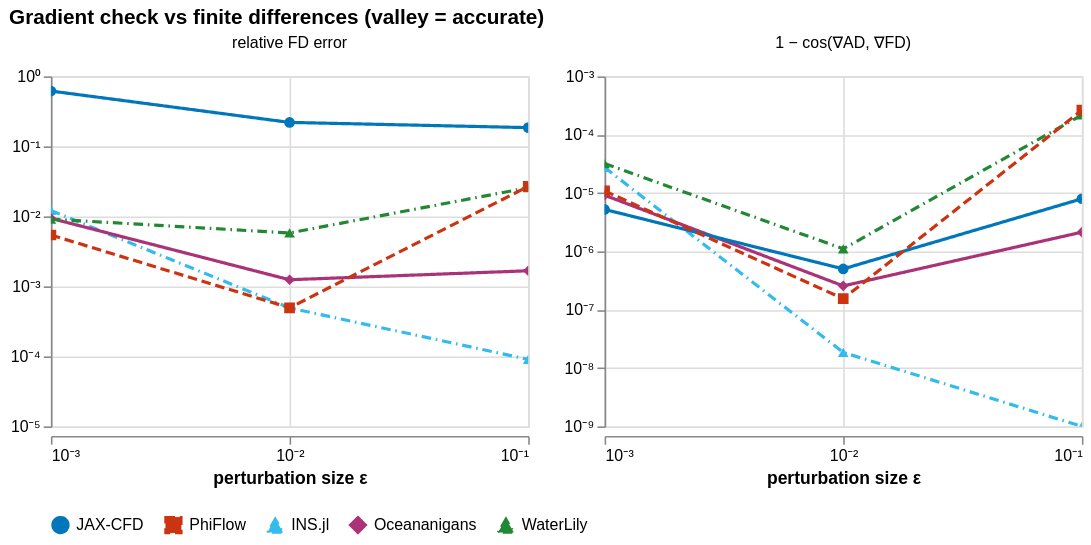

Write a Vega-Lite specification for this figure.
### Vega-Lite specification from a JSON file in a GitHub repository (floating-point values rounded to 4 significant figures)
{"config": {"view": {"continuousWidth": 300, "continuousHeight": 300}}, "data": {"name": "data-bf88c528ed23d8ac99bd2c82dbc4412c"}, "facet": {"column": {"field": "metric", "sort": ["relative FD error", "1 − cos(∇AD, ∇FD)"], "title": null, "type": "nominal"}}, "spec": {"layer": [{"layer": [{"mark": {"type": "line", "strokeWidth": 2}, "encoding": {"color": {"field": "solver", "legend": {"columns": 6, "direction": "horizontal", "orient": "bottom", "title": null}, "scale": {"domain": ["JAX-CFD", "PhiFlow", "INS.jl", "Oceananigans", "WaterLily"], "range": ["#0077BB", "#CC3311", "#33BBEE", "#AA3377", "#228833"]}, "sort": ["JAX-CFD", "PhiFlow", "INS.jl", "Oceananigans", "WaterLily"], "type": "nominal"}, "opacity": {"condition": {"param": "param_a00d736934838374", "value": 1.0}, "value": 0.12}, "strokeDash": {"field": "solver", "legend": null, "scale": {"domain": ["JAX-CFD", "PhiFlow", "INS.jl", "Oceananigans", "WaterLily"], "range": [[1, 0], [6, 3], [6, 3, 1, 3], [1, 0], [6, 3, 1, 3]]}, "type": "nominal"}, "tooltip": [{"field": "solver", "type": "nominal"}, {"field": "eps", "format": ".0e", "title": "ε", "type": "quantitative"}, {"field": "metric", "type": "nominal"}, {"field": "value", "format": ".3e", "type": "quantitative"}], "x": {"axis": {"labelExpr": "datum.value == 1e-16 ? '10⁻¹⁶' : datum.value == 1e-15 ? '10⁻¹⁵' : datum.value == 1e-14 ? '10⁻¹⁴' : datum.value == 1e-13 ? '10⁻¹³' : datum.value == 1e-12 ? '10⁻¹²' : datum.value == 1e-11 ? '10⁻¹¹' : datum.value == 1e-10 ? '10⁻¹⁰' : datum.value == 1e-09 ? '10⁻⁹' : datum.value == 1e-08 ? '10⁻⁸' : datum.value == 1e-07 ? '10⁻⁷' : datum.value == 1e-06 ? '10⁻⁶' : datum.value == 1e-05 ? '10⁻⁵' : datum.value == 0.0001 ? '10⁻⁴' : datum.value == 0.001 ? '10⁻³' : datum.value == 0.01 ? '10⁻²' : datum.value == 0.1 ? '10⁻¹' : datum.value == 1.0 ? '10⁰' : datum.value == 10.0 ? '10¹' : datum.value == 100.0 ? '10²' : datum.value == 1000.0 ? '10³' : datum.value == 10000.0 ? '10⁴' : datum.value == 100000.0 ? '10⁵' : datum.value == 1000000.0 ? '10⁶' : datum.value == 10000000.0 ? '10⁷' : datum.value == 100000000.0 ? '10⁸' : ''", "title": "perturbation size ε", "values": [1e-16, 1e-15, 1e-14, 1e-13, 1e-12, 1e-11, 1e-10, 1e-09, 1e-08, 1e-07, 1e-06, 1e-05, 0.0001, 0.001, 0.01, 0.1, 1.0, 10.0, 100.0, 1000.0, 10000.0, 100000.0, 1000000.0, 10000000.0, 100000000.0]}, "field": "eps", "scale": {"type": "log"}, "type": "quantitative"}, "y": {"axis": {"labelExpr": "datum.value == 1e-16 ? '10⁻¹⁶' : datum.value == 1e-15 ? '10⁻¹⁵' : datum.value == 1e-14 ? '10⁻¹⁴' : datum.value == 1e-13 ? '10⁻¹³' : datum.value == 1e-12 ? '10⁻¹²' : datum.value == 1e-11 ? '10⁻¹¹' : datum.value == 1e-10 ? '10⁻¹⁰' : datum.value == 1e-09 ? '10⁻⁹' : datum.value == 1e-08 ? '10⁻⁸' : datum.value == 1e-07 ? '10⁻⁷' : datum.value == 1e-06 ? '10⁻⁶' : datum.value == 1e-05 ? '10⁻⁵' : datum.value == 0.0001 ? '10⁻⁴' : datum.value == 0.001 ? '10⁻³' : datum.value == 0.01 ? '10⁻²' : datum.value == 0.1 ? '10⁻¹' : datum.value == 1.0 ? '10⁰' : datum.value == 10.0 ? '10¹' : datum.value == 100.0 ? '10²' : datum.value == 1000.0 ? '10³' : datum.value == 10000.0 ? '10⁴' : datum.value == 100000.0 ? '10⁵' : datum.value == 1000000.0 ? '10⁶' : datum.value == 10000000.0 ? '10⁷' : datum.value == 100000000.0 ? '10⁸' : ''", "title": null, "values": [1e-16, 1e-15, 1e-14, 1e-13, 1e-12, 1e-11, 1e-10, 1e-09, 1e-08, 1e-07, 1e-06, 1e-05, 0.0001, 0.001, 0.01, 0.1, 1.0, 10.0, 100.0, 1000.0, 10000.0, 100000.0, 1000000.0, 10000000.0, 100000000.0]}, "field": "value", "scale": {"type": "log"}, "type": "quantitative"}}, "name": "view_109fea749a576884_0"}, {"mark": {"type": "point", "filled": true, "size": 45}, "encoding": {"color": {"field": "solver", "legend": {"columns": 6, "direction": "horizontal", "orient": "bottom", "title": null}, "scale": {"domain": ["JAX-CFD", "PhiFlow", "INS.jl", "Oceananigans", "WaterLily"], "range": ["#0077BB", "#CC3311", "#33BBEE", "#AA3377", "#228833"]}, "sort": ["JAX-CFD", "PhiFlow", "INS.jl", "Oceananigans", "WaterLily"], "type": "nominal"}, "opacity": {"condition": {"param": "param_a00d736934838374", "value": 1.0}, "value": 0.12}, "shape": {"field": "solver", "legend": null, "scale": {"domain": ["JAX-CFD", "PhiFlow", "INS.jl", "Oceananigans", "WaterLily"], "range": ["circle", "square", "triangle-up", "diamond", "triangle-up"]}, "type": "nominal"}, "tooltip": [{"field": "solver", "type": "nominal"}, {"field": "eps", "format": ".0e", "title": "ε", "type": "quantitative"}, {"field": "metric", "type": "nominal"}, {"field": "value", "format": ".3e", "type": "quantitative"}], "x": {"axis": {"labelExpr": "datum.value == 1e-16 ? '10⁻¹⁶' : datum.value == 1e-15 ? '10⁻¹⁵' : datum.value == 1e-14 ? '10⁻¹⁴' : datum.value == 1e-13 ? '10⁻¹³' : datum.value == 1e-12 ? '10⁻¹²' : datum.value == 1e-11 ? '10⁻¹¹' : datum.value == 1e-10 ? '10⁻¹⁰' : datum.value == 1e-09 ? '10⁻⁹' : datum.value == 1e-08 ? '10⁻⁸' : datum.value == 1e-07 ? '10⁻⁷' : datum.value == 1e-06 ? '10⁻⁶' : datum.value == 1e-05 ? '10⁻⁵' : datum.value == 0.0001 ? '10⁻⁴' : datum.value == 0.001 ? '10⁻³' : datum.value == 0.01 ? '10⁻²' : datum.value == 0.1 ? '10⁻¹' : datum.value == 1.0 ? '10⁰' : datum.value == 10.0 ? '10¹' : datum.value == 100.0 ? '10²' : datum.value == 1000.0 ? '10³' : datum.value == 10000.0 ? '10⁴' : datum.value == 100000.0 ? '10⁵' : datum.value == 1000000.0 ? '10⁶' : datum.value == 10000000.0 ? '10⁷' : datum.value == 100000000.0 ? '10⁸' : ''", "title": "perturbation size ε", "values": [1e-16, 1e-15, 1e-14, 1e-13, 1e-12, 1e-11, 1e-10, 1e-09, 1e-08, 1e-07, 1e-06, 1e-05, 0.0001, 0.001, 0.01, 0.1, 1.0, 10.0, 100.0, 1000.0, 10000.0, 100000.0, 1000000.0, 10000000.0, 100000000.0]}, "field": "eps", "scale": {"type": "log"}, "type": "quantitative"}, "y": {"axis": {"labelExpr": "datum.value == 1e-16 ? '10⁻¹⁶' : datum.value == 1e-15 ? '10⁻¹⁵' : datum.value == 1e-14 ? '10⁻¹⁴' : datum.value == 1e-13 ? '10⁻¹³' : datum.value == 1e-12 ? '10⁻¹²' : datum.value == 1e-11 ? '10⁻¹¹' : datum.value == 1e-10 ? '10⁻¹⁰' : datum.value == 1e-09 ? '10⁻⁹' : datum.value == 1e-08 ? '10⁻⁸' : datum.value == 1e-07 ? '10⁻⁷' : datum.value == 1e-06 ? '10⁻⁶' : datum.value == 1e-05 ? '10⁻⁵' : datum.value == 0.0001 ? '10⁻⁴' : datum.value == 0.001 ? '10⁻³' : datum.value == 0.01 ? '10⁻²' : datum.value == 0.1 ? '10⁻¹' : datum.value == 1.0 ? '10⁰' : datum.value == 10.0 ? '10¹' : datum.value == 100.0 ? '10²' : datum.value == 1000.0 ? '10³' : datum.value == 10000.0 ? '10⁴' : datum.value == 100000.0 ? '10⁵' : datum.value == 1000000.0 ? '10⁶' : datum.value == 10000000.0 ? '10⁷' : datum.value == 100000000.0 ? '10⁸' : ''", "title": null, "values": [1e-16, 1e-15, 1e-14, 1e-13, 1e-12, 1e-11, 1e-10, 1e-09, 1e-08, 1e-07, 1e-06, 1e-05, 0.0001, 0.001, 0.01, 0.1, 1.0, 10.0, 100.0, 1000.0, 10000.0, 100000.0, 1000000.0, 10000000.0, 100000000.0]}, "field": "value", "scale": {"type": "log"}, "type": "quantitative"}}}]}], "height": 220, "width": 300}, "params": [{"name": "param_a00d736934838374", "select": {"type": "point", "fields": ["solver"]}, "bind": "legend", "views": ["view_109fea749a576884_0"]}, {"name": "param_db82be42624d4632", "select": {"type": "interval", "encodings": ["x"]}, "bind": "scales", "views": ["view_109fea749a576884_0"]}], "resolve": {"scale": {"y": "independent"}}, "title": "Gradient check vs finite differences (valley = accurate)", "$schema": "https://vega.github.io/schema/vega-lite/v6.4.1.json", "datasets": {"data-bf88c528ed23d8ac99bd2c82dbc4412c": [{"solver": "INS.jl", "eps": 0.1, "metric": "relative FD error", "value": 9.065e-05}, {"solver": "INS.jl", "eps": 0.1, "metric": "1 − cos(∇AD, ∇FD)", "value": 1e-09}, {"solver": "INS.jl", "eps": 0.01, "metric": "relative FD error", "value": 0.0004925}, {"solver": "INS.jl", "eps": 0.01, "metric": "1 − cos(∇AD, ∇FD)", "value": 1.855e-08}, {"solver": "INS.jl", "eps": 0.001, "metric": "relative FD error", "value": 0.01213}, {"solver": "INS.jl", "eps": 0.001, "metric": "1 − cos(∇AD, ∇FD)", "value": 2.745e-05}, {"solver": "Oceananigans", "eps": 0.1, "metric": "relative FD error", "value": 0.001671}, {"solver": "Oceananigans", "eps": 0.1, "metric": "1 − cos(∇AD, ∇FD)", "value": 2.133e-06}, {"solver": "Oceananigans", "eps": 0.01, "metric": "relative FD error", "value": 0.001243}, {"solver": "Oceananigans", "eps": 0.01, "metric": "1 − cos(∇AD, ∇FD)", "value": 2.559e-07}, {"solver": "Oceananigans", "eps": 0.001, "metric": "relative FD error", "value": 0.00937}, {"solver": "Oceananigans", "eps": 0.001, "metric": "1 − cos(∇AD, ∇FD)", "value": 9.179e-06}, {"solver": "WaterLily", "eps": 0.1, "metric": "relative FD error", "value": 0.02567}, {"solver": "WaterLily", "eps": 0.1, "metric": "1 − cos(∇AD, ∇FD)", "value": 0.0002178}, {"solver": "WaterLily", "eps": 0.01, "metric": "relative FD error", "value": 0.00579}, {"solver": "WaterLily", "eps": 0.01, "metric": "1 − cos(∇AD, ∇FD)", "value": 1.105e-06}, {"solver": "WaterLily", "eps": 0.001, "metric": "relative FD error", "value": 0.009146}, {"solver": "WaterLily", "eps": 0.001, "metric": "1 − cos(∇AD, ∇FD)", "value": 3.205e-05}, {"solver": "JAX-CFD", "eps": 0.1, "metric": "relative FD error", "value": 0.1853}, {"solver": "JAX-CFD", "eps": 0.1, "metric": "1 − cos(∇AD, ∇FD)", "value": 7.975e-06}, {"solver": "JAX-CFD", "eps": 0.01, "metric": "relative FD error", "value": 0.22}, {"solver": "JAX-CFD", "eps": 0.01, "metric": "1 − cos(∇AD, ∇FD)", "value": 5.007e-07}, {"solver": "JAX-CFD", "eps": 0.001, "metric": "relative FD error", "value": 0.6173}, {"solver": "JAX-CFD", "eps": 0.001, "metric": "1 − cos(∇AD, ∇FD)", "value": 5.24e-06}, {"solver": "PhiFlow", "eps": 0.1, "metric": "relative FD error", "value": 0.02679}, {"solver": "PhiFlow", "eps": 0.1, "metric": "1 − cos(∇AD, ∇FD)", "value": 0.000263}, {"solver": "PhiFlow", "eps": 0.01, "metric": "relative FD error", "value": 0.0004941}, {"solver": "PhiFlow", "eps": 0.01, "metric": "1 − cos(∇AD, ∇FD)", "value": 1.547e-07}, {"solver": "PhiFlow", "eps": 0.001, "metric": "relative FD error", "value": 0.005426}, {"solver": "PhiFlow", "eps": 0.001, "metric": "1 − cos(∇AD, ∇FD)", "value": 1.087e-05}]}, "usermeta": {"renderer": "svg"}}
